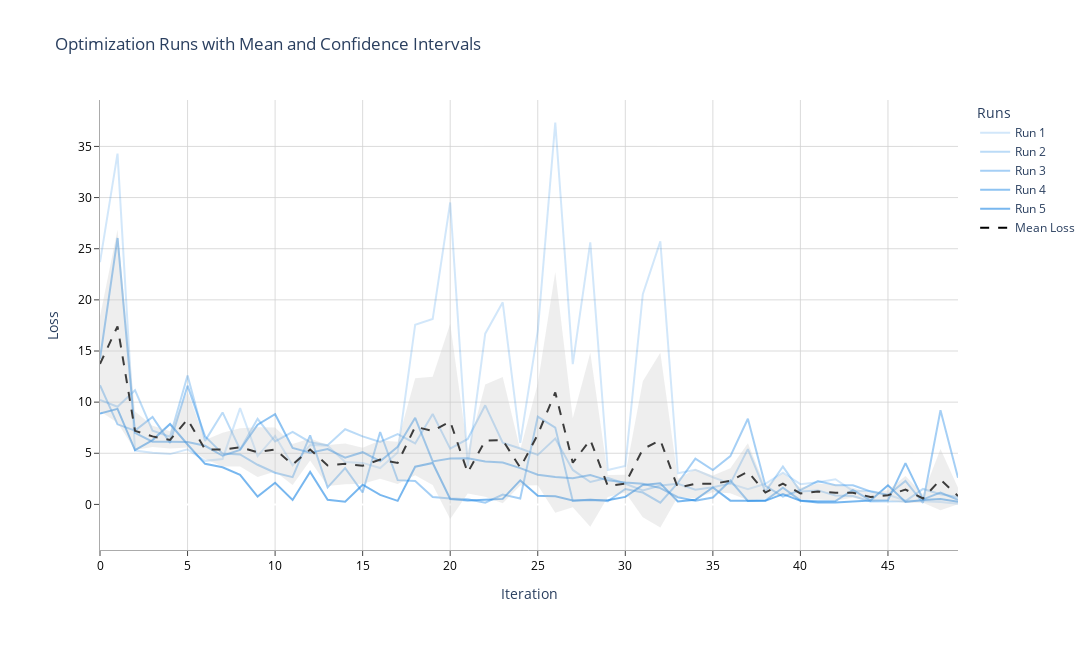

Notebook cell for this chart:
### Code cell
base_color = 'rgba(30, 136, 229,'  # RGB for blue, with variable opacity

fig = go.Figure()
for i in range(num_runs):
    fig.add_trace(go.Scatter(
        x=np.arange(n_iter_comparison),
        y=results_single[:, i],
        mode='lines',
        name=f'Run {i+1}',
        line=dict(color=f'{base_color} {0.2 + (i / num_runs) * 0.5})')  # varying opacity
    ))

fig.add_trace(go.Scatter(
    x=np.arange(n_iter_comparison),
    y=mean_single,
    mode='lines',
    name='Mean Loss',
    line=dict(color='black', dash='dash')
))

fig.add_trace(go.Scatter(
    x=np.concatenate((np.arange(n_iter_comparison), np.arange(n_iter_comparison)[::-1])),
    y=np.concatenate((mean_single + confidence_interval, (mean_single - confidence_interval)[::-1])),
    fill='toself',
    fillcolor='rgba(200, 200, 200, 0.3)',
    line=dict(color='rgba(255,255,255,0)'),
    showlegend=False,
    name='Confidence Interval'
))

fig.update_layout(
    title="Optimization Runs with Mean and Confidence Intervals",
    xaxis=dict(
        title="Iteration",
        showline=True,
        showgrid=True,
        gridcolor='rgba(211, 211, 211, 0.8)',  
        linecolor='rgba(150, 150, 150, 0.8)',  
        linewidth=1,
        ticks='outside',
        tickfont=dict(
            size=12,
            color='black'
        ),
        gridwidth=1,
    ),
    yaxis=dict(
        title="Loss",
        showline=True,
        showgrid=True,
        gridcolor='rgba(211, 211, 211, 0.8)',  
        linecolor='rgba(150, 150, 150, 0.8)',  
        linewidth=1,
        ticks='outside',
        tickfont=dict(
            size=12,
            color='black'
        ),
        gridwidth=1,
    ),
    plot_bgcolor='white',
    width=1500,
    height=650,
    legend_title_text='Runs',
    legend_font_size=12,
    margin=dict(l=100, r=100, t=100, b=100),  
)
fig.show()

### Figure 1 — Plotly figure (JSON) as saved in the notebook; plotly's stock layout.template omitted (floating-point values rounded to 4 significant figures)
{"data": [{"line": {"color": "rgba(30, 136, 229, 0.2)"}, "mode": "lines", "name": "Run 1", "type": "scatter", "x": [0, 1, 2, 3, 4, 5, 6, 7, 8, 9, 10, 11, 12, 13, 14, 15, 16, 17, 18, 19, 20, 21, 22, 23, 24, 25, 26, 27, 28, 29, 30, 31, 32, 33, 34, 35, 36, 37, 38, 39, 40, 41, 42, 43, 44, 45, 46, 47, 48, 49], "y": [23.69, 34.3, 5.268, 5.057, 4.92, 5.388, 4.259, 4.445, 9.411, 4.718, 6.693, 3.824, 5.803, 5.743, 4.14, 4.06, 3.556, 5.083, 17.57, 18.12, 29.52, 3.752, 16.7, 19.76, 6.025, 16.95, 37.34, 13.72, 25.62, 3.358, 3.762, 20.56, 25.72, 3.047, 3.381, 2.653, 2.029, 1.478, 2.016, 3.109, 1.982, 2.162, 2.458, 1.319, 1.309, 0.9518, 0.3768, 0.2985, 0.2348, 0.07634]}, {"line": {"color": "rgba(30, 136, 229, 0.30000000000000004)"}, "mode": "lines", "name": "Run 2", "type": "scatter", "x": [0, 1, 2, 3, 4, 5, 6, 7, 8, 9, 10, 11, 12, 13, 14, 15, 16, 17, 18, 19, 20, 21, 22, 23, 24, 25, 26, 27, 28, 29, 30, 31, 32, 33, 34, 35, 36, 37, 38, 39, 40, 41, 42, 43, 44, 45, 46, 47, 48, 49], "y": [10.23, 9.545, 11.17, 7.217, 6.61, 12.61, 6.213, 8.994, 5.366, 8.372, 6.165, 7.089, 6.084, 5.782, 7.352, 6.651, 6.115, 6.865, 5.962, 8.834, 5.448, 6.399, 9.69, 6.026, 5.467, 4.843, 6.442, 3.371, 2.189, 2.605, 2.022, 1.372, 1.85, 2.014, 1.432, 1.685, 2.059, 5.405, 1.242, 3.702, 1.27, 1.37, 0.8768, 0.8133, 0.2803, 0.2903, 0.3211, 1.516, 0.9891, 0.7185]}, {"line": {"color": "rgba(30, 136, 229, 0.4)"}, "mode": "lines", "name": "Run 3", "type": "scatter", "x": [0, 1, 2, 3, 4, 5, 6, 7, 8, 9, 10, 11, 12, 13, 14, 15, 16, 17, 18, 19, 20, 21, 22, 23, 24, 25, 26, 27, 28, 29, 30, 31, 32, 33, 34, 35, 36, 37, 38, 39, 40, 41, 42, 43, 44, 45, 46, 47, 48, 49], "y": [11.65, 7.832, 7.212, 8.557, 6.018, 11.61, 6.652, 4.968, 4.882, 3.878, 3.098, 2.667, 6.75, 1.67, 3.546, 1.168, 7.081, 2.373, 2.288, 0.722, 0.5686, 0.5116, 0.1714, 0.9656, 0.5806, 8.592, 7.509, 0.3426, 0.4834, 0.3023, 1.509, 1.161, 0.1759, 2.098, 4.474, 3.363, 4.729, 8.38, 1.82, 0.7649, 1.406, 2.28, 1.883, 1.865, 1.266, 0.927, 2.293, 0.1585, 9.205, 2.601]}, {"line": {"color": "rgba(30, 136, 229, 0.5)"}, "mode": "lines", "name": "Run 4", "type": "scatter", "x": [0, 1, 2, 3, 4, 5, 6, 7, 8, 9, 10, 11, 12, 13, 14, 15, 16, 17, 18, 19, 20, 21, 22, 23, 24, 25, 26, 27, 28, 29, 30, 31, 32, 33, 34, 35, 36, 37, 38, 39, 40, 41, 42, 43, 44, 45, 46, 47, 48, 49], "y": [14.24, 26.05, 7.004, 6.132, 6.129, 6.095, 5.735, 4.758, 5.327, 7.795, 8.816, 5.514, 5.044, 5.413, 4.562, 5.106, 4.22, 5.636, 8.473, 4.206, 4.491, 4.521, 4.198, 4.094, 3.547, 2.91, 2.67, 2.553, 2.87, 2.353, 2.147, 2.026, 1.595, 0.6998, 0.3565, 0.6778, 2.338, 0.3394, 0.3821, 1.625, 0.3914, 0.314, 0.3312, 1.429, 0.3929, 0.4099, 4.037, 0.4993, 1.169, 0.459]}, {"line": {"color": "rgba(30, 136, 229, 0.6000000000000001)"}, "mode": "lines", "name": "Run 5", "type": "scatter", "x": [0, 1, 2, 3, 4, 5, 6, 7, 8, 9, 10, 11, 12, 13, 14, 15, 16, 17, 18, 19, 20, 21, 22, 23, 24, 25, 26, 27, 28, 29, 30, 31, 32, 33, 34, 35, 36, 37, 38, 39, 40, 41, 42, 43, 44, 45, 46, 47, 48, 49], "y": [8.887, 9.343, 5.311, 6.288, 7.858, 5.858, 3.97, 3.628, 2.889, 0.7685, 2.111, 0.4395, 3.17, 0.447, 0.2568, 1.926, 0.9287, 0.35, 3.685, 4.05, 0.5275, 0.3716, 0.4552, 0.5413, 2.349, 0.8567, 0.8001, 0.3942, 0.4361, 0.4054, 0.7353, 1.894, 2.069, 0.2888, 0.4454, 1.662, 0.3692, 0.3842, 0.3494, 1.001, 0.3503, 0.1976, 0.1879, 0.2767, 0.3808, 1.869, 0.2495, 0.4334, 0.5213, 0.2597]}, {"line": {"color": "black", "dash": "dash"}, "mode": "lines", "name": "Mean Loss", "type": "scatter", "x": [0, 1, 2, 3, 4, 5, 6, 7, 8, 9, 10, 11, 12, 13, 14, 15, 16, 17, 18, 19, 20, 21, 22, 23, 24, 25, 26, 27, 28, 29, 30, 31, 32, 33, 34, 35, 36, 37, 38, 39, 40, 41, 42, 43, 44, 45, 46, 47, 48, 49], "y": [13.74, 17.41, 7.192, 6.65, 6.307, 8.311, 5.366, 5.358, 5.575, 5.106, 5.377, 3.907, 5.37, 3.811, 3.971, 3.782, 4.38, 4.062, 7.596, 7.187, 8.111, 3.111, 6.242, 6.278, 3.594, 6.83, 10.95, 4.076, 6.32, 1.805, 2.035, 5.402, 6.282, 1.629, 2.018, 2.008, 2.305, 3.197, 1.162, 2.04, 1.08, 1.265, 1.147, 1.14, 0.7258, 0.8895, 1.455, 0.5811, 2.424, 0.8229]}, {"fill": "toself", "fillcolor": "rgba(200, 200, 200, 0.3)", "line": {"color": "rgba(255,255,255,0)"}, "name": "Confidence Interval", "showlegend": false, "type": "scatter", "x": [0, 1, 2, 3, 4, 5, 6, 7, 8, 9, 10, 11, 12, 13, 14, 15, 16, 17, 18, 19, 20, 21, 22, 23, 24, 25, 26, 27, 28, 29, 30, 31, 32, 33, 34, 35, 36, 37, 38, 39, 40, 41, 42, 43, 44, 45, 46, 47, 48, 49, 49, 48, 47, 46, 45, 44, 43, 42, 41, 40, 39, 38, 37, 36, 35, 34, 33, 32, 31, 30, 29, 28, 27, 26, 25, 24, 23, 22, 21, 20, 19, 18, 17, 16, 15, 14, 13, 12, 11, 10, 9, 8, 7, 6, 5, 4, 3, 2, 1, 0], "y": [18.37, 26.84, 9.075, 7.679, 7.142, 11.05, 6.3, 7.001, 7.435, 7.535, 7.525, 5.916, 6.447, 5.813, 5.962, 5.55, 6.257, 6.136, 12.34, 12.49, 17.66, 5.166, 11.73, 12.45, 5.349, 11.8, 22.71, 8.428, 14.82, 2.883, 2.908, 12.05, 14.82, 2.509, 3.456, 2.816, 3.53, 5.991, 1.774, 3.061, 1.629, 2.038, 1.923, 1.619, 1.129, 1.378, 2.771, 1.003, 5.41, 1.624, 0.02148, -0.5624, 0.1588, 0.1395, 0.401, 0.3222, 0.6615, 0.3714, 0.4915, 0.5308, 1.019, 0.55, 0.4041, 1.08, 1.2, 0.5793, 0.7496, -2.257, -1.246, 1.162, 0.7263, -2.18, -0.2766, -0.8088, 1.865, 1.838, 0.1075, 0.7582, 1.057, -1.434, 1.887, 2.853, 1.987, 2.503, 2.014, 1.981, 1.809, 4.293, 1.897, 3.228, 2.678, 3.715, 3.716, 4.432, 5.573, 5.472, 5.621, 5.31, 7.985, 9.109]}], "layout": {"height": 650, "legend": {"font": {"size": 12}, "title": {"text": "Runs"}}, "margin": {"b": 100, "l": 100, "r": 100, "t": 100}, "plot_bgcolor": "white", "title": {"text": "Optimization Runs with Mean and Confidence Intervals"}, "width": 1500, "xaxis": {"gridcolor": "rgba(211, 211, 211, 0.8)", "gridwidth": 1, "linecolor": "rgba(150, 150, 150, 0.8)", "linewidth": 1, "showgrid": true, "showline": true, "tickfont": {"color": "black", "size": 12}, "ticks": "outside", "title": {"text": "Iteration"}}, "yaxis": {"gridcolor": "rgba(211, 211, 211, 0.8)", "gridwidth": 1, "linecolor": "rgba(150, 150, 150, 0.8)", "linewidth": 1, "showgrid": true, "showline": true, "tickfont": {"color": "black", "size": 12}, "ticks": "outside", "title": {"text": "Loss"}}}}
